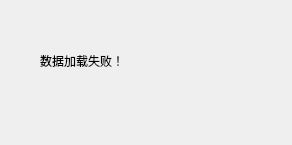
<?xml version="1.0" encoding="UTF-8"?>
<ui version="4.0">
 <class>warn</class>
 <widget class="QWidget" name="warn">
  <property name="geometry">
   <rect>
    <x>0</x>
    <y>0</y>
    <width>292</width>
    <height>145</height>
   </rect>
  </property>
  <property name="windowTitle">
   <string>提示框</string>
  </property>
  <widget class="QLabel" name="label">
   <property name="geometry">
    <rect>
     <x>40</x>
     <y>40</y>
     <width>201</width>
     <height>41</height>
    </rect>
   </property>
   <property name="styleSheet">
    <string notr="true">background-color:rgba(0,0,0,0);border-color:rgba(0,0,0,255);color: rgba(0, 0, 0,254);border-style:none;border-width:0px;border-radius:8px;font:20px &quot;华文中宋&quot;;font-style:normal;font-weight: lighter;text-decoration:blink;</string>
   </property>
   <property name="text">
    <string>数据加载失败！</string>
   </property>
  </widget>
 </widget>
 <resources/>
 <connections/>
</ui>
